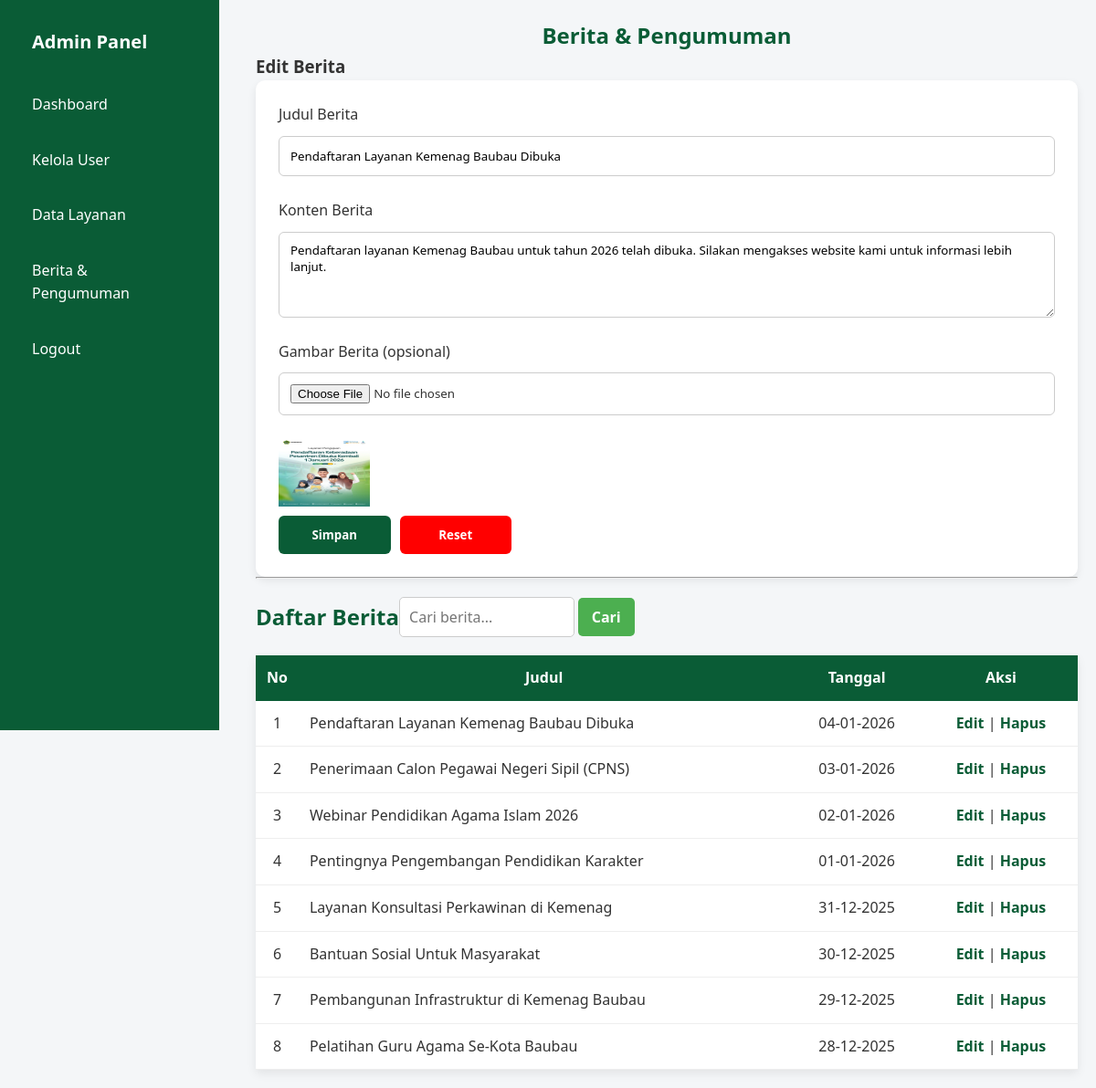
The page /admin/berita.php?edit=1 (signed in) on the database its author committed.
### tables this page shows
CREATE TABLE `berita` (
  `id` int(11) NOT NULL,
  `judul` varchar(255) NOT NULL,
  `konten` text NOT NULL,
  `tanggal` timestamp NOT NULL DEFAULT current_timestamp(),
  `gambar` varchar(255) DEFAULT NULL
);

### admin/berita.php (the view, shortened to what this page needs)
<?php
include "../config/koneksi.php";
$cari_berita = $_GET['cari_berita'] ?? '';
$berita = mysqli_query($koneksi, "
    SELECT * FROM berita
    WHERE judul LIKE '%$cari_berita%'
    ORDER BY tanggal DESC
");
if (isset($_GET['edit'])) {
    $id_edit = $_GET['edit'];
    $query_edit = mysqli_query($koneksi, "SELECT * FROM berita WHERE id='$id_edit'");
    $berita_edit = mysqli_fetch_assoc($query_edit);
}
?>
<!DOCTYPE html>
<html lang="id">
<head>
    <link rel="stylesheet" href="../assets/css/admin.css">
    <link rel="stylesheet" href="../assets/css/index.css">
</head>
<body>
<div class="dashboard">
    <?php include "../includes/sidebar.php"; ?>
    <main class="content" style="margin-top:20px;">
        <h2>Berita & Pengumuman</h2>
        <h3><?= isset($_GET['edit']) ? 'Edit' : 'Tambah' ?> Berita</h3>
        <form method="post" class="form-input" enctype="multipart/form-data">
            <label>Judul Berita</label>
            <input type="text" name="judul" value="<?= isset($berita_edit) ? $berita_edit['judul'] : '' ?>" required>
            <label>Konten Berita</label>
            <textarea name="konten" rows="4" required><?= isset($berita_edit) ? $berita_edit['konten'] : '' ?></textarea>
            <label>Gambar Berita (opsional)</label>
            <input type="file" name="gambar" accept="image/*">
            <?php if (isset($berita_edit['gambar']) && $berita_edit['gambar'] != ''): ?>
                <img src="../uploads/<?= $berita_edit['gambar'] ?>" width="100" height="75" alt="Gambar Berita">
            <?php endif; ?>
            <div style="display: flex; gap: 10px; width: 30%;">
                <button type="submit" name="simpan">Simpan</button>
                <button type="reset" onclick="window.location.href='berita.php';" style="background-color: red;">Reset</button>
            </div>
        </form>
        <hr>
        <div class="header-tabel">
            <h2>Daftar Berita</h2>
            <form method="get">
                <input type="text" name="cari_berita" placeholder="Cari berita..."
                       value="<?= $cari_berita ?>">
                <button type="submit" class="button">Cari</button>
            </form>
        </div>
        <table style="margin-bottom: 20px;">
            <tr>
                <th>No</th>
                <th>Judul</th>
                <th>Tanggal</th>
                <th>Aksi</th>
            </tr>
            <?php $no=1; while($b=mysqli_fetch_assoc($berita)): ?>
            <tr>
                <td><?= $no++ ?></td>
                <td><?= $b['judul'] ?></td>
                <td style="text-align: center;"><?= date('d-m-Y', strtotime($b['tanggal'])) ?></td>
                <td style="text-align: center;">
                    <a href="?edit=<?= $b['id'] ?>">Edit</a> |
                    <a href="?hapus=<?= $b['id'] ?>" onclick="return confirm('Hapus berita?')">Hapus</a>
                </td>
            </tr>
            <?php endwhile; ?>
        </table>
    </main>
</div>
</body>
</html>

### assets/css/admin.css (style rules this page uses)
.dashboard { display: flex; min-height: 100vh; }
.content { flex: 1; background: #f4f6f8; margin-left: 260px; padding: 0 20px; }
form.form-input { background: #fff; padding: 25px; border-radius: 10px; box-shadow: 0 4px 10px rgba(0,0,0,.08); }
.form-input input, .form-input textarea, .form-input select { width: 100%; padding: 10px 12px; margin-bottom: 15px; border-radius: 6px; border: 1px solid #ccc; }
.form-input textarea { resize: vertical; min-height: 80px; }
.form-input button { background: #0a5c36; color: #fff; border: none; padding: 10px 22px; border-radius: 6px; cursor: pointer; font-weight: bold; }
table { background: #fff; border-collapse: collapse; box-shadow: 0 4px 10px rgba(0,0,0,.08); width: 100%; }
table th { background: #0a5c36; color: #fff; padding: 12px; text-align: center; }
table td { padding: 12px; border-bottom: 1px solid #eee; }
table a { color: #0a5c36; text-decoration: none; font-weight: 600; }
table th:nth-child(1) { width: 10px; }
table td:nth-child(1) { text-align: center; }
.header-tabel { display: flex; align-items: center; justify-content: space-between; margin-top: 20px; }
h2 { color: #0a5c36; text-align: left; }
.button { background: #0a5c36; text-decoration: none; color: #fff; border: none; padding: 8px 15px; border-radius: 6px; cursor: pointer; font-weight: bold; }
.header-tabel input { padding: 8px; border: 1px solid #ccc; border-radius: 6px; }

### assets/css/index.css (style rules this page uses)
* { margin: 0; padding: 0; box-sizing: border-box; font-family: "Segoe UI", Arial, sans-serif; }
html { scroll-behavior: smooth; }
body { background-color: #f4f6f8; color: #333; line-height: 1.6; min-height: 100vh; display: flex; flex-direction: column; }
.container p, h2 { text-align: center; }
.form-input { display: flex; flex-direction: column; gap: 10px; }
.form-input input, select, textarea { width: 100%; padding: 12px; margin-bottom: 15px; border: 1px solid #ccc; border-radius: 6px; }
.form-input button { width: 100%; padding: 12px; background: #0a5c36; color: #fff; border: none; border-radius: 6px; font-weight: bold; cursor: pointer; }
.header-tabel { margin-bottom: 20px; display: flex; justify-content: start; align-items: center; }
.header-tabel input[type="text"] { padding: 10px; width: 60%; font-size: 16px; border: 1px solid #ccc; border-radius: 5px; }
.header-tabel button { padding: 10px 15px; background-color: #4CAF50; border: none; color: white; cursor: pointer; border-radius: 5px; }
.button { background-color: #45a049; padding: 12px 20px; font-size: 16px; text-decoration: none; text-align: center; border: none; color: white; border-radius: 8px; }

### rows shown on the page
berita: judul "Pendaftaran Layanan Kemenag Baubau Dibuka", konten "Pendaftaran layanan Kemenag Baubau untuk tahun 2026 telah dibuka. Silakan mengakses website kami untuk informasi lebih lanjut.", gambar (picture), tanggal "04-01-2026"
berita: judul "Penerimaan Calon Pegawai Negeri Sipil (CPNS)", tanggal "03-01-2026"
berita: judul "Webinar Pendidikan Agama Islam 2026", tanggal "02-01-2026"
berita: judul "Pentingnya Pengembangan Pendidikan Karakter", tanggal "01-01-2026"
berita: judul "Layanan Konsultasi Perkawinan di Kemenag", tanggal "31-12-2025"
berita: judul "Bantuan Sosial Untuk Masyarakat", tanggal "30-12-2025"
berita: judul "Pembangunan Infrastruktur di Kemenag Baubau", tanggal "29-12-2025"
berita: judul "Pelatihan Guru Agama Se-Kota Baubau", tanggal "28-12-2025"
